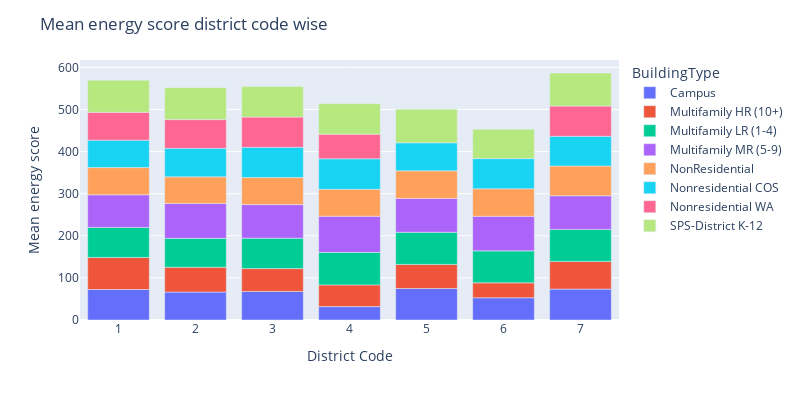

Notebook cell for this chart:
### Code cell
new_df=pdf.groupby(['CouncilDistrictCode','BuildingType'])["energy_star_score"].mean().reset_index()
ax=px.bar(new_df,color="BuildingType",y="energy_star_score",x="CouncilDistrictCode")
#ax.set_xlabel("District code")
#ax.set_ylabel("Mean energy star score")
#ax.set_title("Energy star score on avarage")
ax.update_layout(
    xaxis_title="District Code",
    yaxis_title="Mean energy score",
    title="Mean energy score district code wise",
    height=400,
    width=800
)

### Figure 1 — Plotly figure (JSON) as saved in the notebook; plotly's stock layout.template omitted (floating-point values rounded to 4 significant figures)
{"data": [{"hovertemplate": "BuildingType=Campus<br>CouncilDistrictCode=%{x}<br>energy_star_score=%{y}<extra></extra>", "legendgroup": "Campus", "marker": {"color": "#636efa", "pattern": {"shape": ""}}, "name": "Campus", "orientation": "v", "showlegend": true, "textposition": "auto", "type": "bar", "x": [1.0, 2.0, 3.0, 4.0, 5.0, 6.0, 7.0], "xaxis": "x", "y": [72.44, 66.38, 67.82, 31.78, 74.82, 52.85, 73.41], "yaxis": "y"}, {"hovertemplate": "BuildingType=Multifamily HR (10+)<br>CouncilDistrictCode=%{x}<br>energy_star_score=%{y}<extra></extra>", "legendgroup": "Multifamily HR (10+)", "marker": {"color": "#EF553B", "pattern": {"shape": ""}}, "name": "Multifamily HR (10+)", "orientation": "v", "showlegend": true, "textposition": "auto", "type": "bar", "x": [1.0, 2.0, 3.0, 4.0, 5.0, 6.0, 7.0], "xaxis": "x", "y": [76.2, 58.95, 54.32, 51.65, 57.22, 35.49, 65.77], "yaxis": "y"}, {"hovertemplate": "BuildingType=Multifamily LR (1-4)<br>CouncilDistrictCode=%{x}<br>energy_star_score=%{y}<extra></extra>", "legendgroup": "Multifamily LR (1-4)", "marker": {"color": "#00cc96", "pattern": {"shape": ""}}, "name": "Multifamily LR (1-4)", "orientation": "v", "showlegend": true, "textposition": "auto", "type": "bar", "x": [1.0, 2.0, 3.0, 4.0, 5.0, 6.0, 7.0], "xaxis": "x", "y": [71.36, 68.6, 72.17, 77.25, 76.42, 75.97, 76.04], "yaxis": "y"}, {"hovertemplate": "BuildingType=Multifamily MR (5-9)<br>CouncilDistrictCode=%{x}<br>energy_star_score=%{y}<extra></extra>", "legendgroup": "Multifamily MR (5-9)", "marker": {"color": "#ab63fa", "pattern": {"shape": ""}}, "name": "Multifamily MR (5-9)", "orientation": "v", "showlegend": true, "textposition": "auto", "type": "bar", "x": [1.0, 2.0, 3.0, 4.0, 5.0, 6.0, 7.0], "xaxis": "x", "y": [77.44, 82.96, 79.82, 85.88, 80.4, 82.06, 79.89], "yaxis": "y"}, {"hovertemplate": "BuildingType=NonResidential<br>CouncilDistrictCode=%{x}<br>energy_star_score=%{y}<extra></extra>", "legendgroup": "NonResidential", "marker": {"color": "#FFA15A", "pattern": {"shape": ""}}, "name": "NonResidential", "orientation": "v", "showlegend": true, "textposition": "auto", "type": "bar", "x": [1.0, 2.0, 3.0, 4.0, 5.0, 6.0, 7.0], "xaxis": "x", "y": [64.64, 63.15, 64.36, 63.83, 65.49, 65.43, 70.68], "yaxis": "y"}, {"hovertemplate": "BuildingType=Nonresidential COS<br>CouncilDistrictCode=%{x}<br>energy_star_score=%{y}<extra></extra>", "legendgroup": "Nonresidential COS", "marker": {"color": "#19d3f3", "pattern": {"shape": ""}}, "name": "Nonresidential COS", "orientation": "v", "showlegend": true, "textposition": "auto", "type": "bar", "x": [1.0, 2.0, 3.0, 4.0, 5.0, 6.0, 7.0], "xaxis": "x", "y": [65.17, 67.75, 71.81, 72.66, 66.68, 71.64, 70.68], "yaxis": "y"}, {"hovertemplate": "BuildingType=Nonresidential WA<br>CouncilDistrictCode=%{x}<br>energy_star_score=%{y}<extra></extra>", "legendgroup": "Nonresidential WA", "marker": {"color": "#FF6692", "pattern": {"shape": ""}}, "name": "Nonresidential WA", "orientation": "v", "showlegend": true, "textposition": "auto", "type": "bar", "x": [1.0, 2.0, 3.0, 4.0, 7.0], "xaxis": "x", "y": [66.12, 68.29, 71.81, 58.5, 71.81], "yaxis": "y"}, {"hovertemplate": "BuildingType=SPS-District K-12<br>CouncilDistrictCode=%{x}<br>energy_star_score=%{y}<extra></extra>", "legendgroup": "SPS-District K-12", "marker": {"color": "#B6E880", "pattern": {"shape": ""}}, "name": "SPS-District K-12", "orientation": "v", "showlegend": true, "textposition": "auto", "type": "bar", "x": [1.0, 2.0, 3.0, 4.0, 5.0, 6.0, 7.0], "xaxis": "x", "y": [76.3, 75.88, 72.47, 72.33, 79.92, 70.0, 78.52], "yaxis": "y"}], "layout": {"barmode": "relative", "height": 400, "legend": {"title": {"text": "BuildingType"}, "tracegroupgap": 0}, "margin": {"t": 60}, "title": {"text": "Mean energy score district code wise"}, "width": 800, "xaxis": {"anchor": "y", "domain": [0, 1], "title": {"text": "District Code"}}, "yaxis": {"anchor": "x", "domain": [0, 1], "title": {"text": "Mean energy score"}}}}
